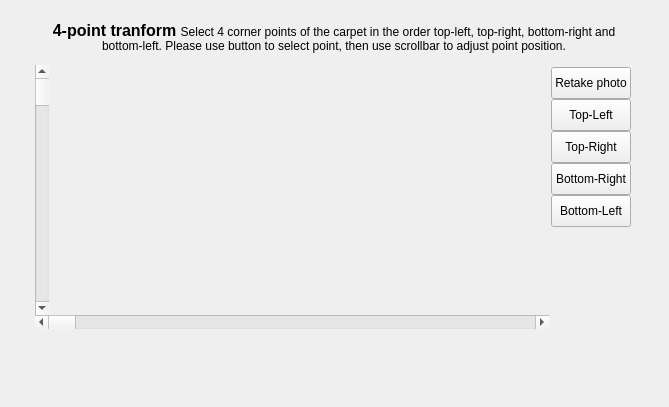
<?xml version="1.0" encoding="UTF-8"?>
<ui version="4.0">
 <class>FourPointSelectPage</class>
 <widget class="QWidget" name="FourPointSelectPage">
  <property name="windowModality">
   <enum>Qt::WindowModal</enum>
  </property>
  <property name="geometry">
   <rect>
    <x>0</x>
    <y>0</y>
    <width>669</width>
    <height>407</height>
   </rect>
  </property>
  <property name="minimumSize">
   <size>
    <width>0</width>
    <height>0</height>
   </size>
  </property>
  <property name="baseSize">
   <size>
    <width>740</width>
    <height>115</height>
   </size>
  </property>
  <property name="windowTitle">
   <string>CameraModel</string>
  </property>
  <property name="styleSheet">
   <string notr="true"/>
  </property>
  <layout class="QGridLayout" name="gridLayout_2">
   <item row="0" column="0">
    <layout class="QVBoxLayout" name="verticalLayout">
     <property name="leftMargin">
      <number>4</number>
     </property>
     <property name="topMargin">
      <number>4</number>
     </property>
     <property name="rightMargin">
      <number>4</number>
     </property>
     <property name="bottomMargin">
      <number>4</number>
     </property>
     <item>
      <layout class="QHBoxLayout" name="horizontalLayout_4">
       <property name="leftMargin">
        <number>6</number>
       </property>
       <property name="topMargin">
        <number>6</number>
       </property>
       <property name="rightMargin">
        <number>6</number>
       </property>
       <property name="bottomMargin">
        <number>6</number>
       </property>
       <item>
        <spacer name="horizontalSpacer">
         <property name="orientation">
          <enum>Qt::Horizontal</enum>
         </property>
         <property name="sizeHint" stdset="0">
          <size>
           <width>40</width>
           <height>20</height>
          </size>
         </property>
        </spacer>
       </item>
       <item>
        <widget class="QLabel" name="label_2">
         <property name="sizePolicy">
          <sizepolicy hsizetype="Preferred" vsizetype="Preferred">
           <horstretch>0</horstretch>
           <verstretch>0</verstretch>
          </sizepolicy>
         </property>
         <property name="minimumSize">
          <size>
           <width>600</width>
           <height>0</height>
          </size>
         </property>
         <property name="maximumSize">
          <size>
           <width>600</width>
           <height>16777215</height>
          </size>
         </property>
         <property name="text">
          <string>&lt;html&gt;&lt;head/&gt;&lt;body&gt;&lt;p&gt;&lt;span style=&quot; font-size:12pt; font-weight:600;&quot;&gt;4-point tranform &lt;/span&gt;Select 4 corner points of the carpet in the order top-left, top-right, bottom-right and bottom-left. Please use button to select point, then use scrollbar to adjust point position.&lt;/p&gt;&lt;/body&gt;&lt;/html&gt;</string>
         </property>
         <property name="alignment">
          <set>Qt::AlignCenter</set>
         </property>
         <property name="wordWrap">
          <bool>true</bool>
         </property>
        </widget>
       </item>
       <item>
        <spacer name="horizontalSpacer_4">
         <property name="orientation">
          <enum>Qt::Horizontal</enum>
         </property>
         <property name="sizeHint" stdset="0">
          <size>
           <width>40</width>
           <height>20</height>
          </size>
         </property>
        </spacer>
       </item>
      </layout>
     </item>
     <item>
      <layout class="QHBoxLayout" name="horizontalLayout_3">
       <property name="spacing">
        <number>0</number>
       </property>
       <property name="leftMargin">
        <number>0</number>
       </property>
       <property name="topMargin">
        <number>0</number>
       </property>
       <property name="rightMargin">
        <number>0</number>
       </property>
       <property name="bottomMargin">
        <number>0</number>
       </property>
       <item>
        <spacer name="horizontalSpacer_2">
         <property name="orientation">
          <enum>Qt::Horizontal</enum>
         </property>
         <property name="sizeHint" stdset="0">
          <size>
           <width>40</width>
           <height>20</height>
          </size>
         </property>
        </spacer>
       </item>
       <item>
        <layout class="QHBoxLayout" name="horizontalLayout_2">
         <property name="spacing">
          <number>0</number>
         </property>
         <property name="leftMargin">
          <number>0</number>
         </property>
         <property name="topMargin">
          <number>0</number>
         </property>
         <property name="rightMargin">
          <number>0</number>
         </property>
         <property name="bottomMargin">
          <number>0</number>
         </property>
         <item>
          <layout class="QVBoxLayout" name="verticalLayout_2">
           <property name="spacing">
            <number>0</number>
           </property>
           <property name="leftMargin">
            <number>0</number>
           </property>
           <property name="topMargin">
            <number>0</number>
           </property>
           <property name="rightMargin">
            <number>0</number>
           </property>
           <property name="bottomMargin">
            <number>0</number>
           </property>
           <item>
            <layout class="QHBoxLayout" name="horizontalLayout">
             <property name="spacing">
              <number>0</number>
             </property>
             <property name="leftMargin">
              <number>0</number>
             </property>
             <property name="topMargin">
              <number>0</number>
             </property>
             <property name="rightMargin">
              <number>0</number>
             </property>
             <property name="bottomMargin">
              <number>0</number>
             </property>
             <item>
              <widget class="QScrollBar" name="verticalScrollBar">
               <property name="maximum">
                <number>1000</number>
               </property>
               <property name="pageStep">
                <number>1</number>
               </property>
               <property name="orientation">
                <enum>Qt::Vertical</enum>
               </property>
              </widget>
             </item>
             <item>
              <widget class="QLabel" name="vizImageLabel">
               <property name="minimumSize">
                <size>
                 <width>500</width>
                 <height>250</height>
                </size>
               </property>
               <property name="maximumSize">
                <size>
                 <width>500</width>
                 <height>250</height>
                </size>
               </property>
               <property name="text">
                <string/>
               </property>
               <property name="pixmap">
                <pixmap resource="../../../../resources.qrc">:/resources/images/front_cam.png</pixmap>
               </property>
               <property name="scaledContents">
                <bool>true</bool>
               </property>
              </widget>
             </item>
            </layout>
           </item>
           <item>
            <widget class="QScrollBar" name="horizontalScrollBar">
             <property name="maximum">
              <number>1000</number>
             </property>
             <property name="pageStep">
              <number>1</number>
             </property>
             <property name="orientation">
              <enum>Qt::Horizontal</enum>
             </property>
            </widget>
           </item>
           <item>
            <spacer name="verticalSpacer">
             <property name="orientation">
              <enum>Qt::Vertical</enum>
             </property>
             <property name="sizeHint" stdset="0">
              <size>
               <width>20</width>
               <height>40</height>
              </size>
             </property>
            </spacer>
           </item>
          </layout>
         </item>
         <item>
          <layout class="QVBoxLayout" name="verticalLayout_3">
           <property name="leftMargin">
            <number>2</number>
           </property>
           <property name="topMargin">
            <number>2</number>
           </property>
           <property name="rightMargin">
            <number>2</number>
           </property>
           <property name="bottomMargin">
            <number>2</number>
           </property>
           <item>
            <widget class="QPushButton" name="getImageBtn">
             <property name="minimumSize">
              <size>
               <width>0</width>
               <height>32</height>
              </size>
             </property>
             <property name="text">
              <string>Retake photo</string>
             </property>
            </widget>
           </item>
           <item>
            <widget class="QPushButton" name="topLeftBtn">
             <property name="minimumSize">
              <size>
               <width>0</width>
               <height>32</height>
              </size>
             </property>
             <property name="text">
              <string>Top-Left</string>
             </property>
            </widget>
           </item>
           <item>
            <widget class="QPushButton" name="topRightBtn">
             <property name="minimumSize">
              <size>
               <width>0</width>
               <height>32</height>
              </size>
             </property>
             <property name="text">
              <string>Top-Right</string>
             </property>
            </widget>
           </item>
           <item>
            <widget class="QPushButton" name="bottomRightBtn">
             <property name="minimumSize">
              <size>
               <width>0</width>
               <height>32</height>
              </size>
             </property>
             <property name="text">
              <string>Bottom-Right</string>
             </property>
            </widget>
           </item>
           <item>
            <widget class="QPushButton" name="bottomLeftBtn">
             <property name="minimumSize">
              <size>
               <width>0</width>
               <height>32</height>
              </size>
             </property>
             <property name="text">
              <string>Bottom-Left</string>
             </property>
            </widget>
           </item>
           <item>
            <spacer name="verticalSpacer_2">
             <property name="orientation">
              <enum>Qt::Vertical</enum>
             </property>
             <property name="sizeHint" stdset="0">
              <size>
               <width>20</width>
               <height>40</height>
              </size>
             </property>
            </spacer>
           </item>
          </layout>
         </item>
        </layout>
       </item>
       <item>
        <spacer name="horizontalSpacer_3">
         <property name="orientation">
          <enum>Qt::Horizontal</enum>
         </property>
         <property name="sizeHint" stdset="0">
          <size>
           <width>40</width>
           <height>20</height>
          </size>
         </property>
        </spacer>
       </item>
      </layout>
     </item>
    </layout>
   </item>
  </layout>
 </widget>
 <resources>
  <include location="../../../../resources.qrc"/>
 </resources>
 <connections/>
</ui>
